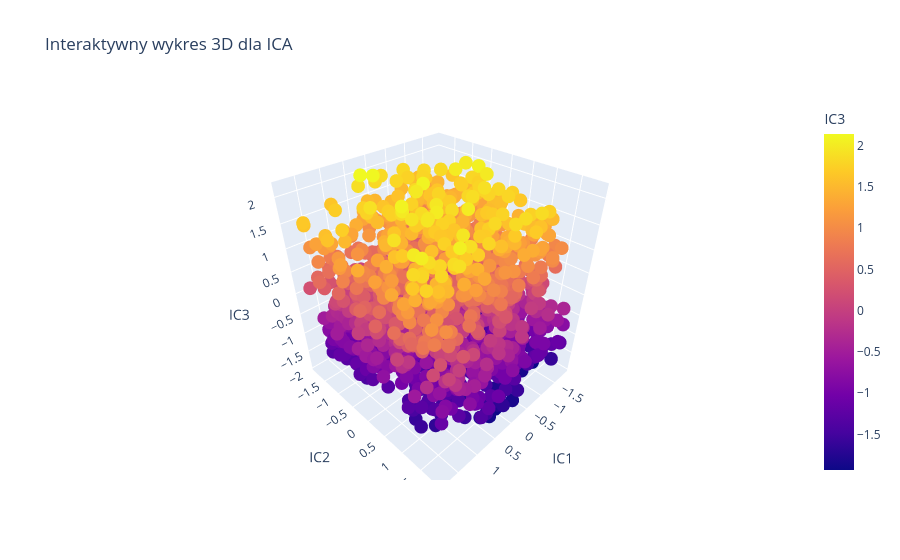

The code cell stored with this chart in its notebook:
### Code cell
fig = px.scatter_3d(transformed_ica, x='IC1', y='IC2', z='IC3', color='IC3', 
                    title="Interaktywny wykres 3D dla ICA", 
                    labels={'ICA1': 'X', 'ICA2': 'Y', 'ICA3': 'Z'})

fig.show()

### Figure 1 — Plotly figure (JSON) as saved in the notebook; plotly's stock layout.template omitted (floating-point values rounded to 4 significant figures; data arrays with more than 128 entries replaced by an {"elided": "..."} marker saying what was removed)
{"data": [{"hovertemplate": "IC1=%{x}<br>IC2=%{y}<br>IC3=%{marker.color}<extra></extra>", "legendgroup": "", "marker": {"color": {"elided": "1891 float values"}, "coloraxis": "coloraxis", "symbol": "circle"}, "mode": "markers", "name": "", "scene": "scene", "showlegend": false, "type": "scatter3d", "x": {"elided": "1891 float values"}, "y": {"elided": "1891 float values"}, "z": {"elided": "1891 float values"}}], "layout": {"coloraxis": {"colorbar": {"title": {"text": "IC3"}}, "colorscale": [[0, "#0d0887"], [0.1111, "#46039f"], [0.2222, "#7201a8"], [0.3333, "#9c179e"], [0.4444, "#bd3786"], [0.5556, "#d8576b"], [0.6667, "#ed7953"], [0.7778, "#fb9f3a"], [0.8889, "#fdca26"], [1, "#f0f921"]]}, "legend": {"tracegroupgap": 0}, "scene": {"domain": {"x": [0, 1], "y": [0, 1]}, "xaxis": {"title": {"text": "IC1"}}, "yaxis": {"title": {"text": "IC2"}}, "zaxis": {"title": {"text": "IC3"}}}, "title": {"text": "Interaktywny wykres 3D dla ICA"}}}
